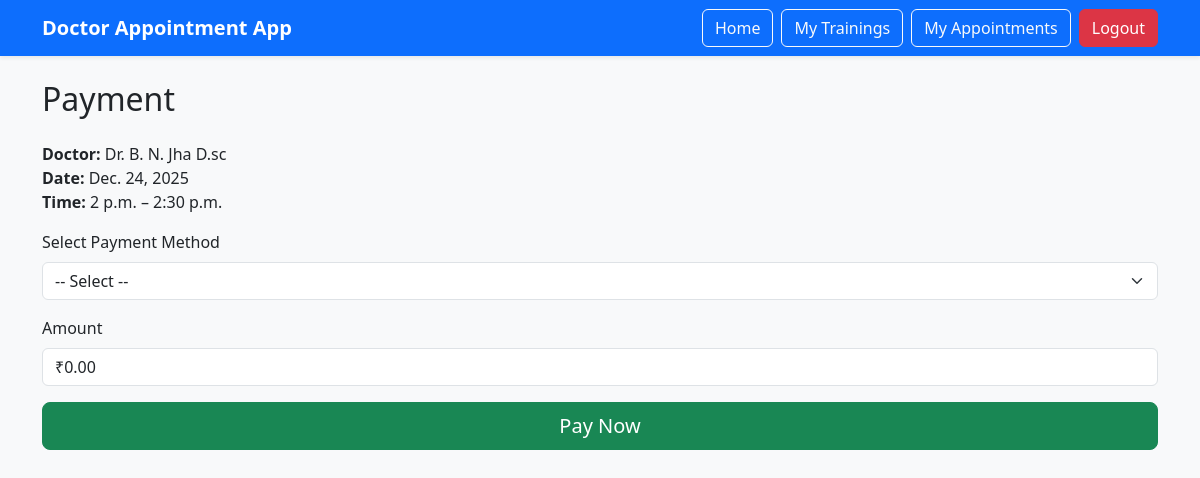
/payment/7/ (signed in), run on the app's committed database.
### appointments/models.py (models this page shows, shortened)
class Appointment(models.Model):
    user = models.ForeignKey(
        User,
        on_delete=models.CASCADE,
        null=True,
        blank=True
    )
    doctor = models.ForeignKey(Doctor, on_delete=models.CASCADE)
    slot = models.OneToOneField(TimeSlot, on_delete=models.CASCADE)
    consultation_type = models.CharField(
        max_length=10,
        choices=CONSULTATION_TYPE_CHOICES,
        default="ONLINE"
    )
    booked_by_staff = models.ForeignKey(
        User,
        null=True,
        blank=True,
        on_delete=models.SET_NULL,
        related_name="staff_appointments"
    )
    amount = models.DecimalField(max_digits=8, decimal_places=2)
    payment_mode = models.CharField(
        max_length=10,
        choices=PAYMENT_MODE_CHOICES,
        default="OFFLINE"
    )
    payment_status = models.CharField(
        max_length=10,
        choices=PAYMENT_STATUS_CHOICES,
        default="UNPAID"
    )
    status = models.CharField(
        max_length=10,
        choices=APPOINTMENT_STATUS_CHOICES,
        default="BOOKED"
    )
    created_at = models.DateTimeField(auto_now_add=True)

class TimeSlot(models.Model):
    doctor = models.ForeignKey(
        Doctor,
        on_delete=models.CASCADE,
        related_name="timeslots"
    )
    date = models.DateField()
    start_time = models.TimeField()
    end_time = models.TimeField()
    is_available = models.BooleanField(default=True)

### doctors/models.py (models this page shows, shortened)
class Doctor(models.Model):
    user = models.OneToOneField(
        User,
        on_delete=models.CASCADE,
        related_name="doctor"
    )
    name = models.CharField(max_length=100)
    specialization = models.CharField(max_length=100)
    experience_years = models.PositiveIntegerField(default=0)
    consultation_fee = models.DecimalField(max_digits=8, decimal_places=2, default=0)
    is_active = models.BooleanField(default=True)

### payment/views.py (the view)
# urls.py: path("<int:appointment_id>/", payment_page, name="payment_page"),
@login_required
def payment_page(request, appointment_id):
    appointment = get_object_or_404(
        Appointment,
        id=appointment_id,
        user=request.user,
        consultation_type="ONLINE",
        payment_status="PENDING"
    )
    return render(
        request,
        "payment/payment.html",
        {"appointment": appointment}
    )

### templates/payment/payment.html (shortened to what this page needs)
{% extends "base.html" %}
{% block content %}
<h2 class="mb-4">Payment</h2>
<form method="post" action="{% url 'payment:payment_confirm' appointment.id %}">
    <div class="mb-3">
        <strong>Doctor:</strong> {{ appointment.doctor.name }} <br>
        <strong>Date:</strong> {{ appointment.slot.date }} <br>
        <strong>Time:</strong>
        {{ appointment.slot.start_time }} – {{ appointment.slot.end_time }}
    </div>
    <div class="mb-3">
        <label class="form-label">Select Payment Method</label>
        <select name="method" class="form-select" required>
            <option value="">-- Select --</option>
        </select>
    </div>
    <div class="mb-3">
        <label class="form-label">Amount</label>
        <input
            type="text"
            class="form-control"
            value="₹{{ appointment.amount }}"
            readonly
        >
    </div>
    <button type="submit" class="btn btn-success btn-lg w-100">
        Pay Now
    </button>
</form>
{% endblock %}

### data on the page
Appointment: doctor.name "Dr. B. N. Jha D.sc", slot "Dec. 24, 2025", slot.start_time "2 p.m.", slot.end_time "2:30 p.m.", amount "₹0.00"
